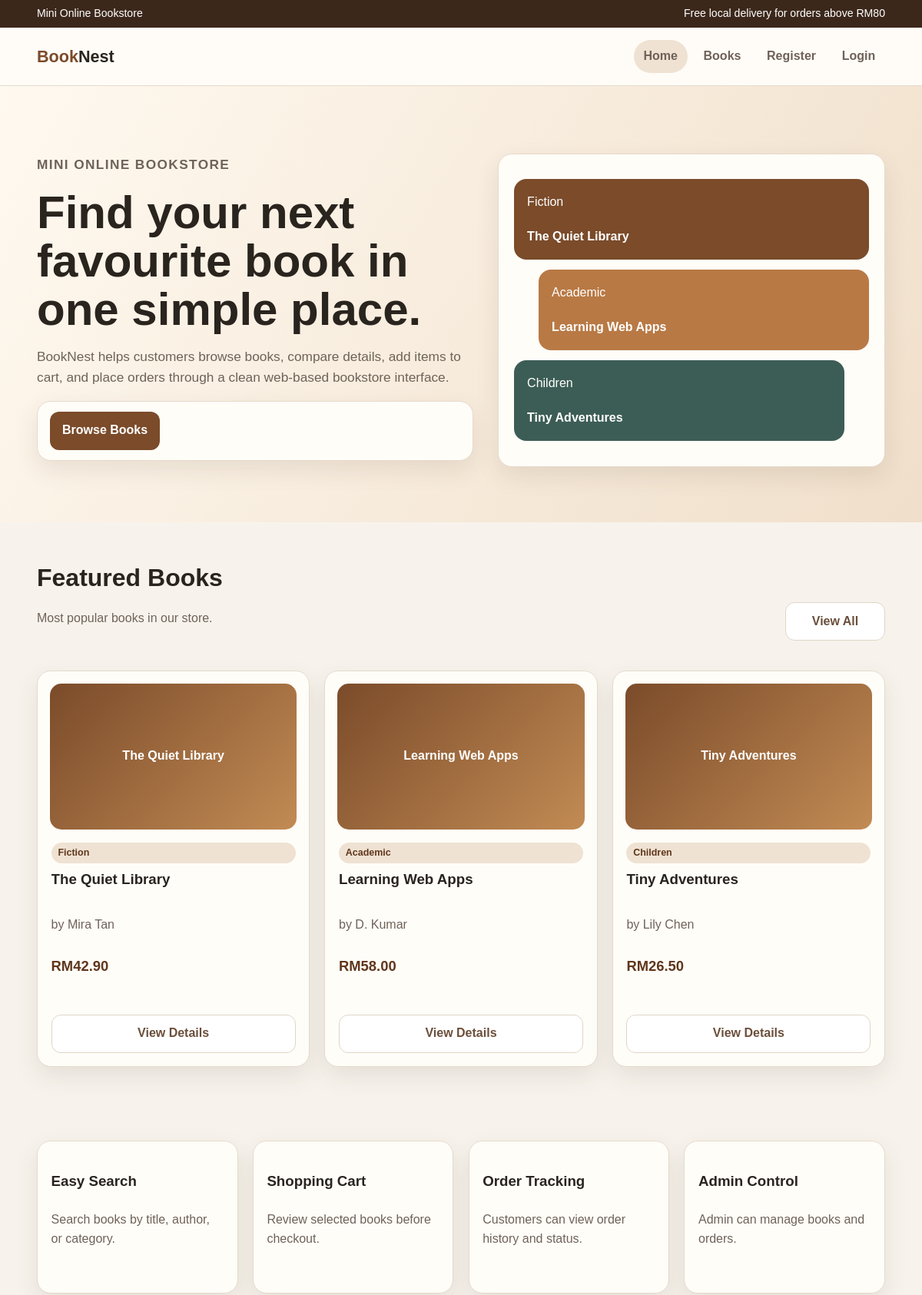
Before: / (upper part) with the older database file.
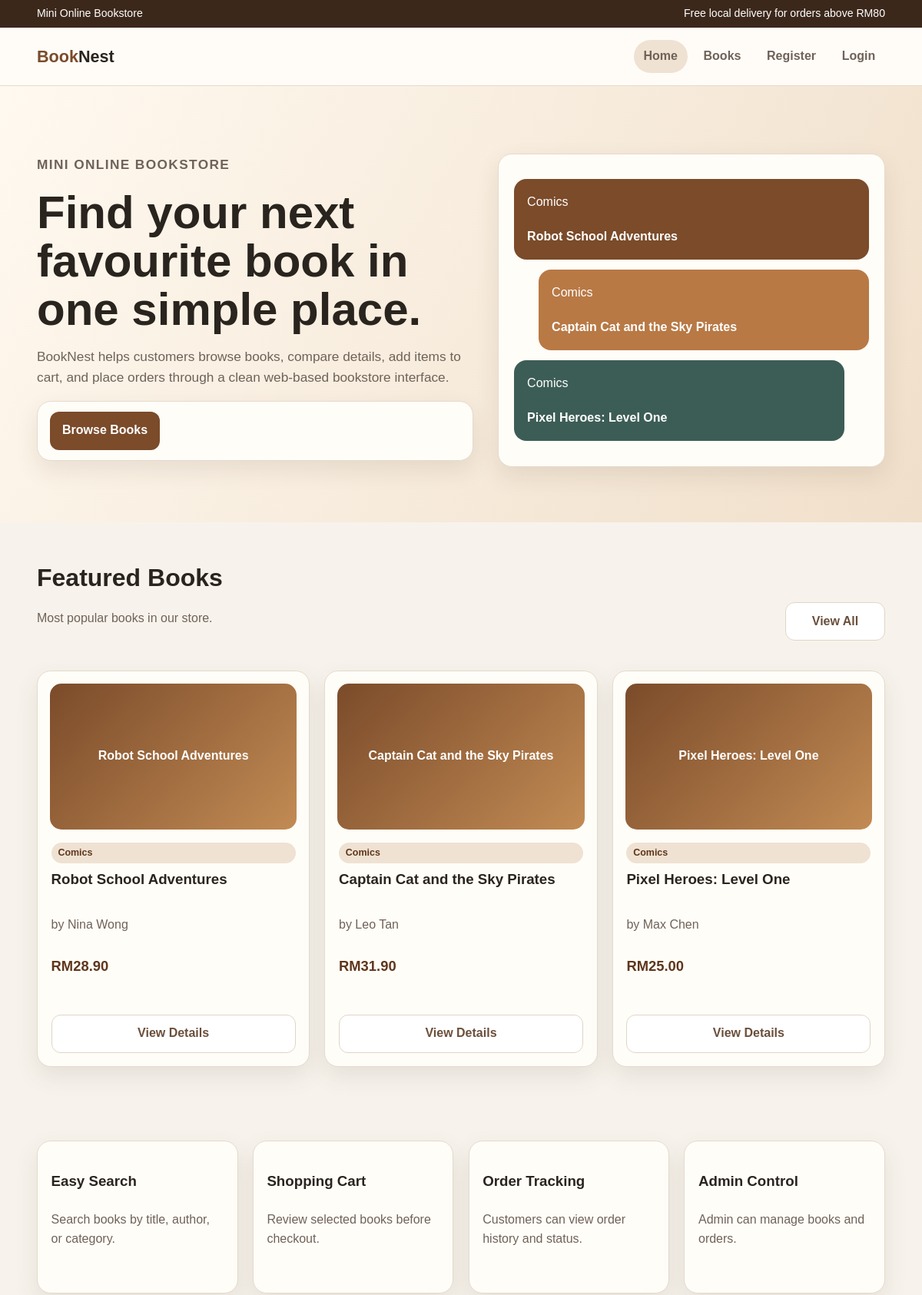
After: the same page with the newer database file.
### tables this page shows
CREATE TABLE `books` (
  `book_id` int NOT NULL AUTO_INCREMENT,
  `title` varchar(150) NOT NULL,
  `author` varchar(100) NOT NULL,
  `category` varchar(50) NOT NULL,
  `price` decimal(10,2) NOT NULL,
  `stock` int NOT NULL,
  `description` text,
  `image` varchar(255) DEFAULT NULL,
  `created_at` timestamp NOT NULL DEFAULT CURRENT_TIMESTAMP,
  PRIMARY KEY (`book_id`)
);

### index.php (the view, shortened to what this page needs)
<?php
include 'app.php';
$featured = $conn->query("
    SELECT books.*,
           COALESCE(SUM(order_items.quantity), 0) AS total_sold
    FROM books
    LEFT JOIN order_items ON books.book_id = order_items.book_id
    GROUP BY books.book_id
    ORDER BY total_sold DESC
    LIMIT 3
");
$featuredBooks = [];
while ($row = $featured->fetch_assoc()) {
    $featuredBooks[] = $row;
}
?>
<!DOCTYPE html>
<html lang="en">
<head>
    <link rel="stylesheet" href="css/style.css?v=999">
</head>
<body>
    <div class="topbar">
        <div class="container">
            <span>Mini Online Bookstore</span>
            <span>Free local delivery for orders above RM80</span>
        </div>
    </div>
<?php include __DIR__ . '/includes/navigation.php'; ?>
    <section class="hero">
        <div class="container hero-grid">
            <div>
                <p class="eyebrow">Mini Online Bookstore</p>
                <h1>Find your next favourite book in one simple place.</h1>
                <p>BookNest helps customers browse books, compare details, add items to cart, and place orders through a clean web-based bookstore interface.</p>
                <div class="actions">
                    <a class="btn" href="books/books.php">Browse Books</a>
                </div>
            </div>
            <div class="hero-card">
                <?php foreach ($featuredBooks as $b): ?>
                    <div class="mock-book">
                        <span><?php echo htmlspecialchars($b['category']); ?></span>
                        <strong><?php echo htmlspecialchars($b['title']); ?></strong>
                    </div>
                <?php endforeach; ?>
            </div>
        </div>
    </section>
    <section class="section">
        <div class="container">
            <div class="section-head">
                <div>
                    <h2>Featured Books</h2>
                    <p>Most popular books in our store.</p>
                </div>
                <a class="btn secondary view-btn" href="books/books.php">View All</a>
            </div>
            <div class="grid grid-3">
                <?php foreach ($featuredBooks as $b): ?>
                <article class="card">
                    <?php
                    $imageFile = __DIR__ . '/uploads/books/' . $b['image'];
                    $imagePath = 'uploads/books/' . $b['image'];
                    ?>
                    <div class="book-cover">
                        <?php if (!empty($b['image']) && file_exists($imageFile)): ?>
                            <img src="<?php echo htmlspecialchars($imagePath); ?>" alt="<?php echo htmlspecialchars($b['title']); ?>">
                        <?php else: ?>
                            <span><?php echo htmlspecialchars($b['title']); ?></span>
                        <?php endif; ?>
                    </div>
                    <div class="card-body">
                        <span class="tag"><?php echo htmlspecialchars($b['category']); ?></span>
                        <h3 class="book-title"><?php echo htmlspecialchars($b['title']); ?></h3>
                        <p class="meta">by <?php echo htmlspecialchars($b['author']); ?></p>
                        <p class="price">RM<?php echo number_format($b['price'], 2); ?></p>
                        <a class="btn secondary view-btn" href="books/book-detail.php?id=<?php echo $b['book_id']; ?>">View Details</a>
                    </div>
                </article>
                <?php endforeach; ?>
            </div>
        </div>
    </section>
    <section class="section">
        <div class="container grid grid-4">
            <div class="card">
                <div class="card-body">
                    <h3>Easy Search</h3>
                    <p class="meta">Search books by title, author, or category.</p>
                </div>
            </div>
            <div class="card">
                <div class="card-body">
                    <h3>Shopping Cart</h3>
                    <p class="meta">Review selected books before checkout.</p>
                </div>
            </div>
            <div class="card">
                <div class="card-body">
                    <h3>Order Tracking</h3>
                    <p class="meta">Customers can view order history and status.</p>
                </div>
            </div>
            <div class="card">
                <div class="card-body">
                    <h3>Admin Control</h3>
                    <p class="meta">Admin can manage books and orders.</p>
                </div>
            </div>
        </div>
    </section>
</body>
</html>

Changed rows visible on the page:
no longer on this page (row edited): books: category "Fiction", title "The Quiet Library", author "Mira Tan", price "42.90"
no longer on this page (row edited): books: category "Academic", title "Learning Web Apps", author "D. Kumar", price "58.00"
no longer on this page (row edited): books: category "Children", title "Tiny Adventures", author "Lily Chen", price "26.50"
added books: category "Comics", title "Robot School Adventures", author "Nina Wong", price "28.90"
added books: category "Comics", title "Captain Cat and the Sky Pirates", author "Leo Tan", price "31.90"
added books: category "Comics", title "Pixel Heroes: Level One", author "Max Chen", price "25.00"
